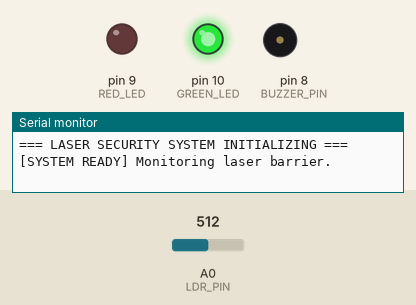
Recording of a sketch running on a simulated Arduino Uno, built with avr-gcc and run on an emulated ATmega328P. Shown: output pins drawn as LEDs (lit = HIGH), buzzer (waves = sounding), the last lines printed to the serial monitor. The test bench sets the inputs (shaded band); at power-on: A0 (LDR_PIN) = 512. Pins used as bus, display or sensor lines are not drawn.

Above: at 1.2 s.
1.3 s: A0 (LDR_PIN) set to 411
2.8 s: A0 (LDR_PIN) set to 384
At 3.6 s:
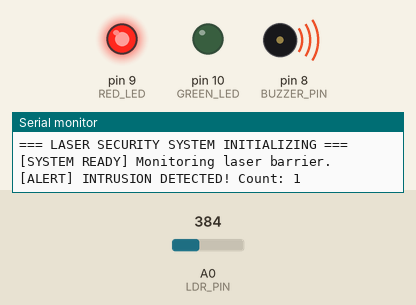
Timing chart, 0 to 10.4 s (numbered marks = the images above; inputs shaded):
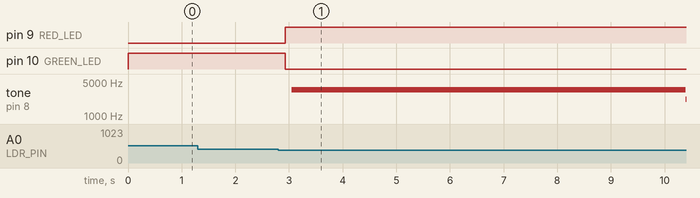

Measured:
- the behaviour switches between 400 and 399 on A0 (LDR_PIN) (found by bisection; images 0 and 1)
- after the input at 1.3 s, every drawn part: stays the same
- after the input at 2.8 s, pin 9 (RED_LED): LOW → HIGH after 0.13 s; pin 10 (GREEN_LED): HIGH → LOW after 0.13 s; tone on pin 8 (BUZZER_PIN): silent → 3500 Hz after 0.26 s, → 2200 Hz 7.3 s later

The sketch:

security.ino
```cpp
/*
 * Laser Security System in Crop Protection from Wild Animals
 * Team: ANishanth, Dashami C, H Mounesh Reddy, Prerana Hegde
 * Course: BCSK307 (VTU ECE 3rd Sem)
 */

const int LDR_PIN = A0;           // LDR sensor pin
const int BUZZER_PIN = 8;         // Piezo speaker pin
const int RED_LED = 9;            // Intrusion alert LED
const int GREEN_LED = 10;         // Safe state LED
const int NE555_TRIGGER_PIN = 7;  // Signal pin for 555 ultrasonic generator

const int LIGHT_THRESHOLD = 400;  // Threshold level for laser beam
const int INTRUSION_DELAY = 100;  // Minimum break time (ms) to trigger alert

bool intrusionDetected = false;
unsigned long beamBreakStartTime = 0;
unsigned long intrusionCount = 0;

void setup() {
  Serial.begin(9600);
  Serial.println(F("=== LASER SECURITY SYSTEM INITIALIZING ==="));

  pinMode(LDR_PIN, INPUT);
  pinMode(BUZZER_PIN, OUTPUT);
  pinMode(RED_LED, OUTPUT);
  pinMode(GREEN_LED, OUTPUT);
  pinMode(NE555_TRIGGER_PIN, OUTPUT);

  digitalWrite(GREEN_LED, HIGH);
  digitalWrite(RED_LED, LOW);
  digitalWrite(BUZZER_PIN, LOW);
  digitalWrite(NE555_TRIGGER_PIN, LOW);

  Serial.println(F("[SYSTEM READY] Monitoring laser barrier."));
}

void loop() {
  int ldrValue = analogRead(LDR_PIN);

  if (ldrValue < LIGHT_THRESHOLD) {
    // Laser beam interrupted
    if (beamBreakStartTime == 0) {
      beamBreakStartTime = millis();
    }

    if ((millis() - beamBreakStartTime) >= INTRUSION_DELAY) {
      if (!intrusionDetected) {
        intrusionDetected = true;
        intrusionCount++;
        Serial.print(F("[ALERT] INTRUSION DETECTED! Count: "));
        Serial.println(intrusionCount);
      }
      triggerAlarm();
    }
  } else {
    // Laser beam intact
    beamBreakStartTime = 0;
    if (intrusionDetected) {
      intrusionDetected = false;
      Serial.println(F("[STATUS] Laser beam restored. Safe."));
      stopAlarm();
    }
    digitalWrite(GREEN_LED, HIGH);
    digitalWrite(RED_LED, LOW);
    digitalWrite(NE555_TRIGGER_PIN, LOW);
    noTone(BUZZER_PIN);
  }
  delay(50);
}

void triggerAlarm() {
  digitalWrite(GREEN_LED, LOW);
  digitalWrite(RED_LED, HIGH);
  digitalWrite(NE555_TRIGGER_PIN, HIGH);

  for (int hz = 1000; hz <= 3500; hz += 100) {
    tone(BUZZER_PIN, hz);
    delay(5);
  }
}

void stopAlarm() {
  noTone(BUZZER_PIN);
  digitalWrite(BUZZER_PIN, LOW);
  digitalWrite(RED_LED, LOW);
  digitalWrite(GREEN_LED, HIGH);
  digitalWrite(NE555_TRIGGER_PIN, LOW);
}
```
